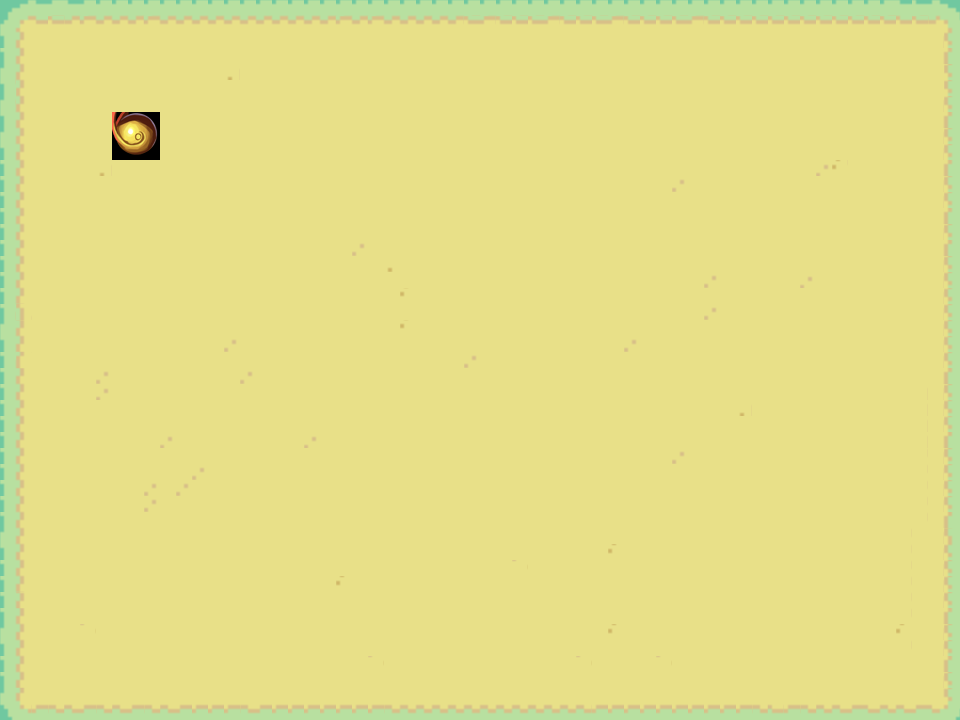

This game map was drawn from its Tiled (.tmx) file and the tilesets committed beside it. A one-line description and the trimmed map source follow:
An orthogonal 60x45 tile map with 16x16 px tiles, 1 tile layer (图块层 1), 3 tilesets and 4 objects (3x Land, Bag).

<map version="1.10" tiledversion="1.10.2" orientation="orthogonal" renderorder="right-down" width="60" height="45" tilewidth="16" tileheight="16" infinite="0" nextlayerid="7" nextobjectid="15">
 <tileset firstgid="1" name="屏幕截图 2023-12-13 184214" tilewidth="16" tileheight="16" tilecount="121" columns="11">
  <image source="屏幕截图 2023-12-13 184214.png" width="182" height="190" />
 </tileset>
 <tileset firstgid="122" name="test" tilewidth="16" tileheight="16" tilecount="64" columns="8">
  <image source="test.png" width="128" height="128" />
 </tileset>
 <tileset firstgid="186" name="test" tilewidth="16" tileheight="16" tilecount="64" columns="8">
  <image source="test.png" width="128" height="128" />
 </tileset>
 <layer id="1" name="图块层 1" width="60" height="45">
  <data>[2700 cells, 2700 non-empty, 65 distinct tile ids]</data>
 </layer>
 <objectgroup id="4" />
 <objectgroup id="5" name="对象层 4" />
 <objectgroup id="6" name="对象层 5" />
 <objectgroup id="2" name="对象层 1">
  <object id="5" name="land3" type="Land" x="38.6667" y="37.3333" width="57.3333" height="57.3333" />
  <object id="11" name="land2" type="Land" x="98.33" y="102.667" width="58.6667" height="54.6667" />
  <object id="13" name="land1" type="Land" x="38.6667" y="96" width="57.3333" height="60" />
  <object id="14" name="Bag" type="Bag" x="913.333" y="56">
   <point />
  </object>
 </objectgroup>
 <objectgroup id="3" name="对象层 2" />
</map>
